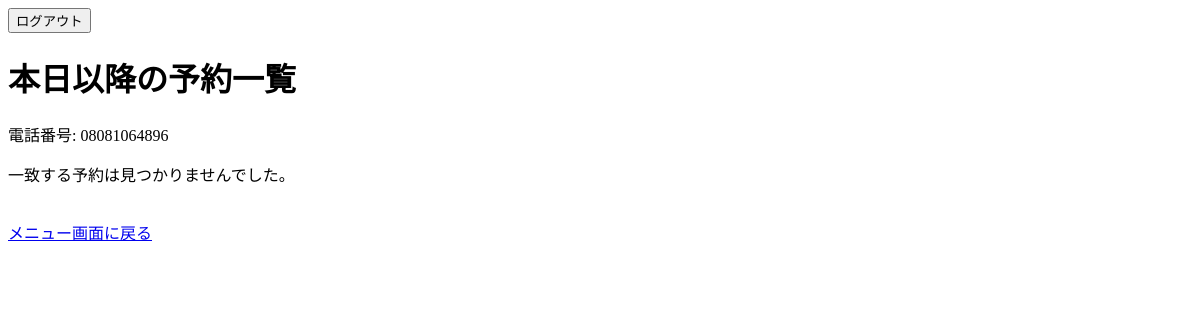
/reserve/list/?phone_number=08081064896 (signed in), run on an earlier commit of the app's database.
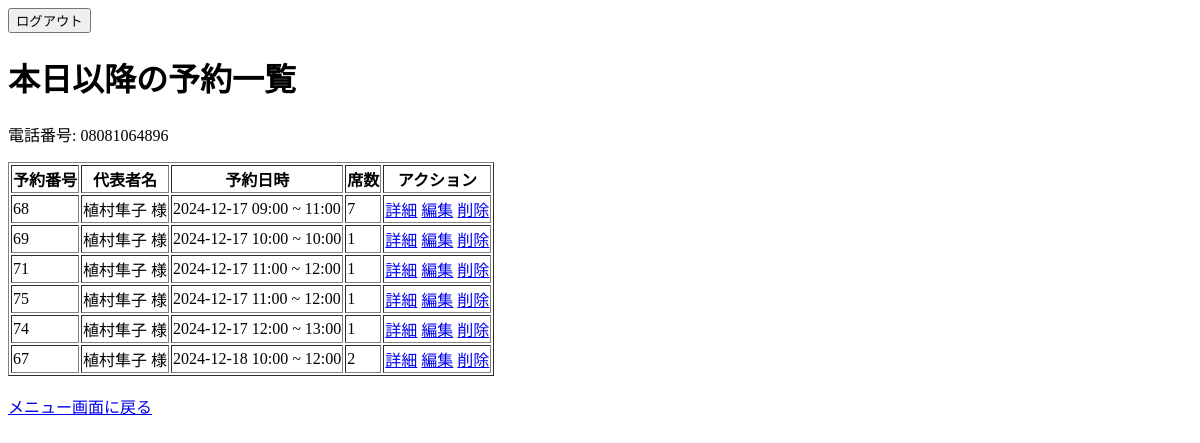
And on a later commit of the database.
### reservations/models.py (models this page shows, shortened)
class Reservation(models.Model):
    customer_name = models.CharField(max_length=60, verbose_name="代表者名")
    phone_number = models.CharField(max_length=15, verbose_name="お電話番号")
    hour = models.PositiveIntegerField(verbose_name="ご利用時間")
    start = models.DateTimeField(verbose_name="開始時間")
    end = models.DateTimeField(verbose_name="終了時間", null=True, blank=True)
    seat_count = models.PositiveIntegerField(verbose_name="予約席数", default=1)
    remark = models.TextField(max_length=200, verbose_name="備考欄", null=True, blank=True)
    RESERVATION_IS_PREORDER = ((1, '事前注文'), (2, 'お店で注文'))
    is_preorder = models.IntegerField(choices=RESERVATION_IS_PREORDER, verbose_name="事前注文の有無")
    RESERVATION_IS_EATIN = ((1, 'イートイン'), (2, 'テイクアウト'))
    is_eatin = models.IntegerField(choices=RESERVATION_IS_EATIN, verbose_name="イートイン/テイクアウト")
    menu_items = models.ManyToManyField(Items, through='ReservationItem', verbose_name="注文メニュー")

### reservations/views.py (the view)
# urls.py: path('reserve/list/', views.ReservationListView.as_view(), name="reservation_list"),
class ReservationListView(LoginRequiredMixin, ListView):
    model = Reservation
    template_name = 'reservations/reservation_list.html'  # 使用するテンプレート名
    context_object_name = 'reservations'  # テンプレートで使用するオブジェクト名
    def get_queryset(self):
        phone_number = self.request.GET.get('phone_number', '')  # URLクエリパラメータから電話番号を取得
        if phone_number:
            today = now().date()  # 現在の日付を取得
            return Reservation.objects.filter(
                phone_number=phone_number,
                start__date__gte=today  # 今日以降の予約を取得
            ).order_by('start')  # 予約日が近い順に並べる
        return Reservation.objects.none()  # 電話番号が渡されていない場合は空のクエリセットを返す
    def get_context_data(self, **kwargs):
        context = super().get_context_data(**kwargs)
        context['phone_number'] = self.request.GET.get('phone_number', '')  # テンプレートに電話番号を渡す
        return context

### reservations/templates/reservations/reservation_list.html (shortened to what this page needs)
{% extends 'base.html' %}
{% block content %}
<h1>本日以降の予約一覧</h1>
{% if phone_number %}
    <p>電話番号: {{ phone_number }}</p>
{% endif %}
{% if reservations %}
    <table border="1">
        <thead>
            <tr>
                <th>予約番号</th>
                <th>代表者名</th>
                <th>予約日時</th>
                <th>席数</th>
                <th>アクション</th>
            </tr>
        </thead>
        <tbody>
            {% for reservation in reservations %}
                <tr>
                    <td>{{ reservation.id }}</td>
                    <td>{{ reservation.customer_name }} 様</td>
                    <td>
                        {{ reservation.start|date:"Y-m-d H:i" }} ~
                        {{ reservation.end|date:"H:i" }}
                    </td>
                    <td>{{ reservation.seat_count }}</td>
                    <td>
                        <a href="{% url 'reservation_detail' pk=reservation.pk %}">詳細</a>
                        <a href="{% url 'reservation_edit' pk=reservation.pk %}">編集</a>
                        <a href="{% url 'reservation_delete' pk=reservation.pk %}">削除</a>
                    </td>
                </tr>
            {% endfor %}
        </tbody>
    </table>
{% else %}
    <p>一致する予約は見つかりませんでした。</p>
{% endif %}
<br>
<a href="{% url 'menu_user' %}">メニュー画面に戻る</a>
{% endblock %}

What changed in the data, as far as the page shows it:
added Reservation: id "68", customer_name "植村隼子", start "2024-12-17 09:00", end "11:00", seat_count "7"
added Reservation: id "69", customer_name "植村隼子", start "2024-12-17 10:00", end "10:00", seat_count "1"
added Reservation: id "71", customer_name "植村隼子", start "2024-12-17 11:00", end "12:00", seat_count "1"
added Reservation: id "75", customer_name "植村隼子", start "2024-12-17 11:00", end "12:00", seat_count "1"
added Reservation: id "74", customer_name "植村隼子", start "2024-12-17 12:00", end "13:00", seat_count "1"
added Reservation: id "67", customer_name "植村隼子", start "2024-12-18 10:00", end "12:00", seat_count "2"
Also different on the page:
text no longer shown: "一致する予約は見つかりませんでした。"
text now shown: "予約番号 代表者名 予約日時 席数 アクション"
